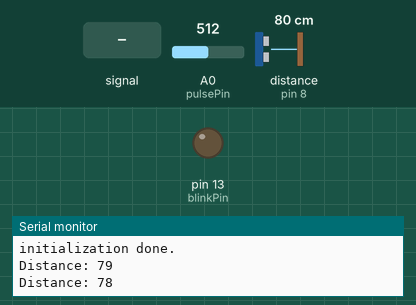
Recording of a sketch running on a simulated Arduino Uno, built with avr-gcc and run on an emulated ATmega328P. Shown: output pins drawn as LEDs (lit = HIGH), the last lines printed to the serial monitor. Wiring (inferred from the names in the program): ultrasonic range finder: trigger pin 9; echo pin 8. The inputs (shaded band) are chosen by the test bench; at power-on: A0 (pulsePin) = 512, distance to the obstacle (sensor on pin 8) 80 cm. The echo pulse lasts 58.3 µs per cm; storage starts empty; pins used as bus, display or sensor lines are not drawn.

Above: at 1.2 s.
1.3 s: A0 (pulsePin) fed a 2 Hz sine of ±306 counts around its level
At 1.62 s:
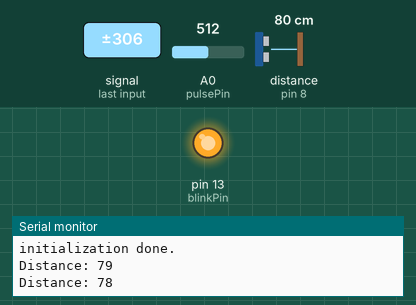
5.0 s: A0 (pulsePin) set to 306
At 6.0 s:
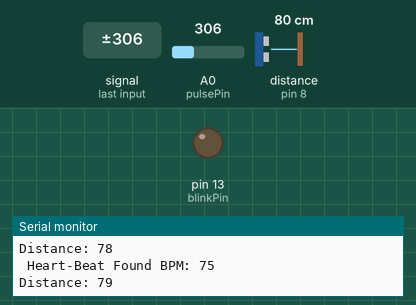
6.5 s: A0 (pulsePin) set to 501
8.0 s: A0 (pulsePin) set to 528
At 9.1 s:
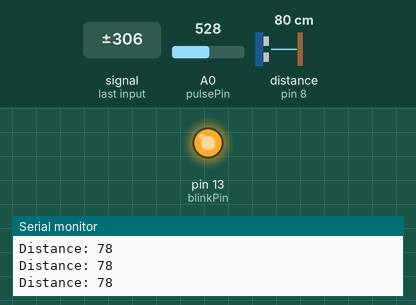
9.5 s: A0 (pulsePin) set to 511
At 10.2 s:
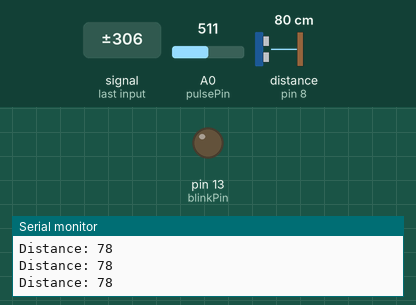
Timing chart, 0 to 12.0 s (numbered marks = the images above; inputs shaded):
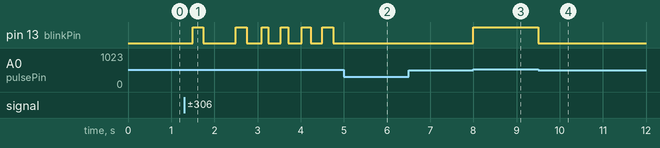

The sketch:

pulse_sensor.ino
```cpp
#include <SPI.h>
#include <SD.h>

const int trigPin = 9;
const int echoPin = 8;
long duration;
int distance;
int pulsePin = A0;                 // Pulse Sensor purple wire connected to analog pin A0
int blinkPin = 13;                // pin to blink led at each beat

// Volatile Variables, used in the interrupt service routine!
volatile int BPM;                   // int that holds raw Analog in 0. updated every 2mS
volatile int Signal;                // holds the incoming raw data
volatile int IBI = 600;             // int that holds the time interval between beats! Must be seeded!
volatile boolean Pulse = false;     // "True" when User's live heartbeat is detected. "False" when not a "live beat".
volatile boolean QS = false;        // becomes true when Arduoino finds a beat.

static boolean serialVisual = true;   // Set to 'false' by Default.  Re-set to 'true' to see Arduino Serial Monitor ASCII Visual Pulse

volatile int rate[10];                      // array to hold last ten IBI values
volatile unsigned long sampleCounter = 0;          // used to determine pulse timing
volatile unsigned long lastBeatTime = 0;           // used to find IBI
volatile int P = 512;                      // used to find peak in pulse wave, seeded
volatile int T = 512;                     // used to find trough in pulse wave, seeded
volatile int thresh = 525;                // used to find instant moment of heart beat, seeded
volatile int amp = 100;                   // used to hold amplitude of pulse waveform, seeded
volatile boolean firstBeat = true;        // used to seed rate array so we startup with reasonable BPM
volatile boolean secondBeat = false;      // used to seed rate array so we startup with reasonable BPM

void setup()
{
  pinMode(trigPin, OUTPUT); // Sets the trigPin as an Output
  pinMode(echoPin, INPUT); // Sets the echoPin as an Input
  pinMode(blinkPin,OUTPUT);         // pin that will blink to your heartbeat!
  Serial.begin(9600);               // we agree to talk fast!
 if (!SD.begin(10)) {
Serial.println("initialization failed!");
while (1);
}
Serial.println("initialization done.");
  interruptSetup();                 // sets up to read Pulse Sensor signal every 2mS
                                    // IF YOU ARE POWERING The Pulse Sensor AT VOLTAGE LESS THAN THE BOARD VOLTAGE,
                                    // UN-COMMENT THE NEXT LINE AND APPLY THAT VOLTAGE TO THE A-REF PIN
                                    //   analogReference(EXTERNAL);
}


//  Where the Magic Happens
void loop()
{
   serialOutput();

  if (QS == true) // A Heartbeat Was Found
    {
      // BPM and IBI have been Determined
      // Quantified Self "QS" true when arduino finds a heartbeat
      serialOutputWhenBeatHappens(); // A Beat Happened, Output that to serial.
      QS = false; // reset the Quantified Self flag for next time
    }

  delay(2); //  take a break\

  // Clears the trigPin
digitalWrite(trigPin, LOW);
delayMicroseconds(2);
// Sets the trigPin on HIGH state for 10 micro seconds
digitalWrite(trigPin, HIGH);
delayMicroseconds(10);
digitalWrite(trigPin, LOW);
// Reads the echoPin, returns the sound wave travel time in microseconds
duration = pulseIn(echoPin, HIGH);
// Calculating the distance
distance= duration*0.034/2;
// Prints the distance on the Serial Monitor
Serial.print("Distance: ");
Serial.println(distance);
delay(1000);
{
File myFile;
myFile = SD.open("Ultra4.txt", FILE_WRITE);
myFile.print("Distance: ");
myFile.println(distance);
myFile.close();
}
{
  File myFilee;
myFilee = SD.open("Pulse.txt", FILE_WRITE);
myFilee.print(" Heart-Beat Found ");  //ASCII Art Madness
myFilee.print("BPM: ");
myFilee.println(BPM);
myFilee.close();


  }


}


void interruptSetup()
{
  // Initializes Timer2 to throw an interrupt every 2mS.
  TCCR2A = 0x02;     // DISABLE PWM ON DIGITAL PINS 3 AND 11, AND GO INTO CTC MODE
  TCCR2B = 0x06;     // DON'T FORCE COMPARE, 256 PRESCALER
  OCR2A = 0X7C;      // SET THE TOP OF THE COUNT TO 124 FOR 500Hz SAMPLE RATE
  TIMSK2 = 0x02;     // ENABLE INTERRUPT ON MATCH BETWEEN TIMER2 AND OCR2A
  sei();             // MAKE SURE GLOBAL INTERRUPTS ARE ENABLED
}

void serialOutput()
{   // Decide How To Output Serial.
 if (serialVisual == true)
  {
     arduinoSerialMonitorVisual('-', Signal);   // goes to function that makes Serial Monitor Visualizer
  }
 else
  {
      sendDataToSerial('S', Signal);     // goes to sendDataToSerial function
   }
}

void serialOutputWhenBeatHappens()
{
 if (serialVisual == true) //  Code to Make the Serial Monitor Visualizer Work
   {
     Serial.print(" Heart-Beat Found ");  //ASCII Art Madness
     Serial.print("BPM: ");
     Serial.println(BPM);
   }
}

void arduinoSerialMonitorVisual(char symbol, int data )
{
  const int sensorMin = 0;      // sensor minimum, discovered through experiment
  const int sensorMax = 1024;    // sensor maximum, discovered through experiment
  int sensorReading = data; // map the sensor range to a range of 12 options:
  int range = map(sensorReading, sensorMin, sensorMax, 0, 11);
  // do something different depending on the
  // range value:
}


void sendDataToSerial(char symbol, int data )
{
   Serial.print(symbol);
   Serial.println(data);
}

ISR(TIMER2_COMPA_vect) //triggered when Timer2 counts to 124
{
  cli();                                      // disable interrupts while we do this
  Signal = analogRead(pulsePin);              // read the Pulse Sensor
  sampleCounter += 2;                         // keep track of the time in mS with this variable
  int N = sampleCounter - lastBeatTime;       // monitor the time since the last beat to avoid noise
                                              //  find the peak and trough of the pulse wave
  if(Signal < thresh && N > (IBI/5)*3) // avoid dichrotic noise by waiting 3/5 of last IBI
    {
      if (Signal < T) // T is the trough
      {
        T = Signal; // keep track of lowest point in pulse wave
      }
    }

  if(Signal > thresh && Signal > P)
    {          // thresh condition helps avoid noise
      P = Signal;                             // P is the peak
    }                                        // keep track of highest point in pulse wave

  //  NOW IT'S TIME TO LOOK FOR THE HEART BEAT
  // signal surges up in value every time there is a pulse
  if (N > 250)
  {                                   // avoid high frequency noise
    if ( (Signal > thresh) && (Pulse == false) && (N > (IBI/5)*3) )
      {
        Pulse = true;                               // set the Pulse flag when we think there is a pulse
        digitalWrite(blinkPin,HIGH);                // turn on pin 13 LED
        IBI = sampleCounter - lastBeatTime;         // measure time between beats in mS
        lastBeatTime = sampleCounter;               // keep track of time for next pulse

        if(secondBeat)
        {                        // if this is the second beat, if secondBeat == TRUE
          secondBeat = false;                  // clear secondBeat flag
          for(int i=0; i<=9; i++) // seed the running total to get a realisitic BPM at startup
          {
            rate[i] = IBI;
          }
        }

        if(firstBeat) // if it's the first time we found a beat, if firstBeat == TRUE
        {
          firstBeat = false;                   // clear firstBeat flag
          secondBeat = true;                   // set the second beat flag
          sei();                               // enable interrupts again
          return;                              // IBI value is unreliable so discard it
        }
      // keep a running total of the last 10 IBI values
      word runningTotal = 0;                  // clear the runningTotal variable

      for(int i=0; i<=8; i++)
        {                // shift data in the rate array
          rate[i] = rate[i+1];                  // and drop the oldest IBI value
          runningTotal += rate[i];              // add up the 9 oldest IBI values
        }

      rate[9] = IBI;                          // add the latest IBI to the rate array
      runningTotal += rate[9];                // add the latest IBI to runningTotal
      runningTotal /= 10;                     // average the last 10 IBI values
      BPM = 60000/runningTotal;               // how many beats can fit into a minute? that's BPM!
      QS = true;                              // set Quantified Self flag
      // QS FLAG IS NOT CLEARED INSIDE THIS ISR
    }
  }

  if (Signal < thresh && Pulse == true)
    {   // when the values are going down, the beat is over
      digitalWrite(blinkPin,LOW);            // turn off pin 13 LED
      Pulse = false;                         // reset the Pulse flag so we can do it again
      amp = P - T;                           // get amplitude of the pulse wave
      thresh = amp/2 + T;                    // set thresh at 50% of the amplitude
      P = thresh;                            // reset these for next time
      T = thresh;
    }

  if (N > 2500)
    {                           // if 2.5 seconds go by without a beat
      thresh = 512;                          // set thresh default
      P = 512;                               // set P default
      T = 512;                               // set T default
      lastBeatTime = sampleCounter;          // bring the lastBeatTime up to date
      firstBeat = true;                      // set these to avoid noise
      secondBeat = false;                    // when we get the heartbeat back
    }

  sei();                                   // enable interrupts when youre done!
}// end isr
```

Measured:
- the behaviour switches between 512 and 513 on A0 (pulsePin) (found by bisection; images 2 and 3)
- after the input at 1.3 s, pin 13 (blinkPin): LOW → HIGH after 0.20 s, → LOW 0.24 s later, → HIGH 0.75 s later, → LOW 0.25 s later, … (12 changes in this stretch)
- after the input at 5.0 s, pin 13 (blinkPin): stops changing and stays LOW
- after the input at 8.0 s, pin 13 (blinkPin): LOW → HIGH at once
- after the input at 9.5 s, pin 13 (blinkPin): HIGH → LOW at once
